Frame 1 (no input): blank canvas, image omitted
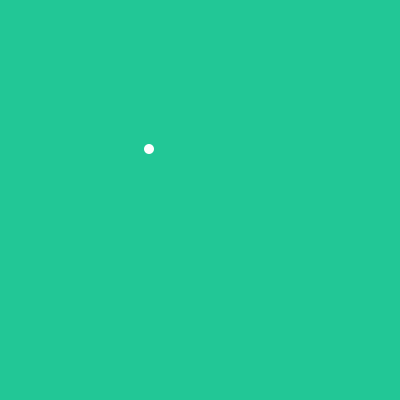
Frame 60 (the mouse pressed at the canvas centre just before this capture)
Frame 120 (the mouse held since frame 60 and released just before this capture): blank canvas, image omitted

The Processing sketch that drew this single still picture (run headless with seeded random() and noise(); from frame 60 on, the mouse is pressed at the canvas centre):

// Processing sketch: s02t1gabriela
// ── s02t1gabriela.pde
Pelotita a; //llame a la clase


void setup(){
  size(400,400);
  a = new Pelotita(10,90,90);
}

void draw(){
 background(34,199,150);
 a.dibuja();
 a.caca();

}

// ── Pelotita.pde
class Pelotita{
  int t; //variable para tamaño
  int x; //variable para pocicion
  int y; //variable para pocicion


Pelotita(int t, int x, int y){

  this.t = t;
  this.x = x;
  this.y = y;
}

  void dibuja(){
    noStroke();
    ellipse(x,y,t,t);
  }
  void caca(){
  x = x + 1;
  y = y + 1;
}

  }
